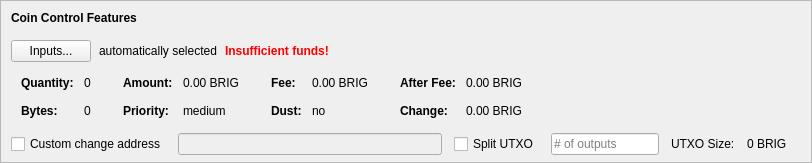
    <widget class="QFrame" name="frameCoinControl">
     <property name="sizePolicy">
      <sizepolicy hsizetype="Expanding" vsizetype="Expanding">
       <horstretch>0</horstretch>
       <verstretch>0</verstretch>
      </sizepolicy>
     </property>
     <property name="maximumSize">
      <size>
       <width>16777215</width>
       <height>16777215</height>
      </size>
     </property>
     <property name="frameShape">
      <enum>QFrame::StyledPanel</enum>
     </property>
     <property name="frameShadow">
      <enum>QFrame::Sunken</enum>
     </property>
     <layout class="QVBoxLayout" name="verticalLayoutCoinControl2">
      <property name="spacing">
       <number>0</number>
      </property>
      <property name="leftMargin">
       <number>0</number>
      </property>
      <property name="topMargin">
       <number>0</number>
      </property>
      <property name="rightMargin">
       <number>0</number>
      </property>
      <property name="bottomMargin">
       <number>6</number>
      </property>
      <item>
       <layout class="QVBoxLayout" name="verticalLayoutCoinControl" stretch="0,0,0,0,1">
        <property name="spacing">
         <number>0</number>
        </property>
        <property name="leftMargin">
         <number>10</number>
        </property>
        <property name="topMargin">
         <number>10</number>
        </property>
        <item>
         <layout class="QHBoxLayout" name="horizontalLayoutCoinControl1">
          <property name="bottomMargin">
           <number>15</number>
          </property>
          <item>
           <widget class="QLabel" name="labelCoinControlFeatures">
            <property name="sizePolicy">
             <sizepolicy hsizetype="Preferred" vsizetype="Maximum">
              <horstretch>0</horstretch>
              <verstretch>0</verstretch>
             </sizepolicy>
            </property>
            <property name="font">
             <font>
              <weight>75</weight>
              <bold>true</bold>
             </font>
            </property>
            <property name="styleSheet">
             <string notr="true">font-weight:bold;</string>
            </property>
            <property name="text">
             <string>Coin Control Features</string>
            </property>
           </widget>
          </item>
         </layout>
        </item>
        <item>
         <layout class="QHBoxLayout" name="horizontalLayoutCoinControl2" stretch="0,0,0,0">
          <property name="spacing">
           <number>8</number>
          </property>
          <property name="bottomMargin">
           <number>10</number>
          </property>
          <item>
           <widget class="QPushButton" name="pushButtonCoinControl">
            <property name="styleSheet">
             <string notr="true"/>
            </property>
            <property name="text">
             <string>Inputs...</string>
            </property>
            <property name="autoDefault">
             <bool>false</bool>
            </property>
           </widget>
          </item>
          <item>
           <widget class="QLabel" name="labelCoinControlAutomaticallySelected">
            <property name="text">
             <string>automatically selected</string>
            </property>
            <property name="margin">
             <number>5</number>
            </property>
           </widget>
          </item>
          <item>
           <widget class="QLabel" name="labelCoinControlInsuffFunds">
            <property name="font">
             <font>
              <weight>75</weight>
              <bold>true</bold>
             </font>
            </property>
            <property name="styleSheet">
             <string notr="true">color:red;font-weight:bold;</string>
            </property>
            <property name="text">
             <string>Insufficient funds!</string>
            </property>
            <property name="margin">
             <number>5</number>
            </property>
           </widget>
          </item>
          <item>
           <spacer name="horizontalSpacerCoinControl">
            <property name="orientation">
             <enum>Qt::Horizontal</enum>
            </property>
            <property name="sizeHint" stdset="0">
             <size>
              <width>40</width>
              <height>1</height>
             </size>
            </property>
           </spacer>
          </item>
         </layout>
        </item>
        <item>
         <widget class="QWidget" name="widgetCoinControl" native="true">
          <property name="sizePolicy">
           <sizepolicy hsizetype="Preferred" vsizetype="Preferred">
            <horstretch>0</horstretch>
            <verstretch>0</verstretch>
           </sizepolicy>
          </property>
          <property name="minimumSize">
           <size>
            <width>0</width>
            <height>0</height>
           </size>
          </property>
          <property name="styleSheet">
           <string notr="true"/>
          </property>
          <layout class="QHBoxLayout" name="horizontalLayoutCoinControl5">
           <property name="leftMargin">
            <number>0</number>
           </property>
           <property name="topMargin">
            <number>0</number>
           </property>
           <property name="rightMargin">
            <number>0</number>
           </property>
           <property name="bottomMargin">
            <number>0</number>
           </property>
           <item>
            <layout class="QHBoxLayout" name="horizontalLayoutCoinControl3" stretch="0,0,0,1">
             <property name="spacing">
              <number>20</number>
             </property>
             <property name="topMargin">
              <number>0</number>
             </property>
             <property name="bottomMargin">
              <number>10</number>
             </property>
             <item>
              <layout class="QFormLayout" name="formLayoutCoinControl1">
               <property name="horizontalSpacing">
                <number>10</number>
               </property>
               <property name="verticalSpacing">
                <number>14</number>
               </property>
               <property name="leftMargin">
                <number>10</number>
               </property>
               <property name="topMargin">
                <number>4</number>
               </property>
               <property name="rightMargin">
                <number>6</number>
               </property>
               <item row="0" column="0">
                <widget class="QLabel" name="labelCoinControlQuantityText">
                 <property name="font">
                  <font>
                   <weight>75</weight>
                   <bold>true</bold>
                  </font>
                 </property>
                 <property name="text">
                  <string>Quantity:</string>
                 </property>
                 <property name="margin">
                  <number>0</number>
                 </property>
                </widget>
               </item>
               <item row="0" column="1">
                <widget class="QLabel" name="labelCoinControlQuantity">
                 <property name="cursor">
                  <cursorShape>IBeamCursor</cursorShape>
                 </property>
                 <property name="contextMenuPolicy">
                  <enum>Qt::ActionsContextMenu</enum>
                 </property>
                 <property name="text">
                  <string notr="true">0</string>
                 </property>
                 <property name="margin">
                  <number>0</number>
                 </property>
                 <property name="textInteractionFlags">
                  <set>Qt::LinksAccessibleByMouse|Qt::TextSelectableByKeyboard|Qt::TextSelectableByMouse</set>
                 </property>
                </widget>
               </item>
               <item row="1" column="0">
                <widget class="QLabel" name="labelCoinControlBytesText">
                 <property name="font">
                  <font>
                   <weight>75</weight>
                   <bold>true</bold>
                  </font>
                 </property>
                 <property name="text">
                  <string>Bytes:</string>
                 </property>
                </widget>
               </item>
               <item row="1" column="1">
                <widget class="QLabel" name="labelCoinControlBytes">
                 <property name="cursor">
                  <cursorShape>IBeamCursor</cursorShape>
                 </property>
                 <property name="contextMenuPolicy">
                  <enum>Qt::ActionsContextMenu</enum>
                 </property>
                 <property name="text">
                  <string notr="true">0</string>
                 </property>
                 <property name="textInteractionFlags">
                  <set>Qt::LinksAccessibleByMouse|Qt::TextSelectableByKeyboard|Qt::TextSelectableByMouse</set>
                 </property>
                </widget>
               </item>
              </layout>
             </item>
             <item>
              <layout class="QFormLayout" name="formLayoutCoinControl2">
               <property name="horizontalSpacing">
                <number>10</number>
               </property>
               <property name="verticalSpacing">
                <number>14</number>
               </property>
               <property name="leftMargin">
                <number>6</number>
               </property>
               <property name="topMargin">
                <number>4</number>
               </property>
               <property name="rightMargin">
                <number>6</number>
               </property>
               <item row="0" column="0">
                <widget class="QLabel" name="labelCoinControlAmountText">
                 <property name="font">
                  <font>
                   <weight>75</weight>
                   <bold>true</bold>
                  </font>
                 </property>
                 <property name="text">
                  <string>Amount:</string>
                 </property>
                 <property name="margin">
                  <number>0</number>
                 </property>
                </widget>
               </item>
               <item row="0" column="1">
                <widget class="QLabel" name="labelCoinControlAmount">
                 <property name="cursor">
                  <cursorShape>IBeamCursor</cursorShape>
                 </property>
                 <property name="contextMenuPolicy">
                  <enum>Qt::ActionsContextMenu</enum>
                 </property>
                 <property name="text">
                  <string notr="true">0.00 BRIG</string>
                 </property>
                 <property name="textInteractionFlags">
                  <set>Qt::LinksAccessibleByMouse|Qt::TextSelectableByKeyboard|Qt::TextSelectableByMouse</set>
                 </property>
                </widget>
               </item>
               <item row="1" column="0">
                <widget class="QLabel" name="labelCoinControlPriorityText">
                 <property name="font">
                  <font>
                   <weight>75</weight>
                   <bold>true</bold>
                  </font>
                 </property>
                 <property name="text">
                  <string>Priority:</string>
                 </property>
                </widget>
               </item>
               <item row="1" column="1">
                <widget class="QLabel" name="labelCoinControlPriority">
                 <property name="cursor">
                  <cursorShape>IBeamCursor</cursorShape>
                 </property>
                 <property name="contextMenuPolicy">
                  <enum>Qt::ActionsContextMenu</enum>
                 </property>
                 <property name="text">
                  <string>medium</string>
                 </property>
                 <property name="textInteractionFlags">
                  <set>Qt::LinksAccessibleByMouse|Qt::TextSelectableByKeyboard|Qt::TextSelectableByMouse</set>
                 </property>
                </widget>
               </item>
              </layout>
             </item>
             <item>
              <layout class="QFormLayout" name="formLayoutCoinControl3">
               <property name="horizontalSpacing">
                <number>10</number>
               </property>
               <property name="verticalSpacing">
                <number>14</number>
               </property>
               <property name="leftMargin">
                <number>6</number>
               </property>
               <property name="topMargin">
                <number>4</number>
               </property>
               <property name="rightMargin">
                <number>6</number>
               </property>
               <item row="0" column="0">
                <widget class="QLabel" name="labelCoinControlFeeText">
                 <property name="font">
                  <font>
                   <weight>75</weight>
                   <bold>true</bold>
                  </font>
                 </property>
                 <property name="text">
                  <string>Fee:</string>
                 </property>
                 <property name="margin">
                  <number>0</number>
                 </property>
                </widget>
               </item>
               <item row="0" column="1">
                <widget class="QLabel" name="labelCoinControlFee">
                 <property name="cursor">
                  <cursorShape>IBeamCursor</cursorShape>
                 </property>
                 <property name="contextMenuPolicy">
                  <enum>Qt::ActionsContextMenu</enum>
                 </property>
                 <property name="text">
                  <string notr="true">0.00 BRIG</string>
                 </property>
                 <property name="textInteractionFlags">
                  <set>Qt::LinksAccessibleByMouse|Qt::TextSelectableByKeyboard|Qt::TextSelectableByMouse</set>
                 </property>
                </widget>
               </item>
               <item row="1" column="0">
                <widget class="QLabel" name="labelCoinControlLowOutputText">
                 <property name="font">
                  <font>
                   <weight>75</weight>
                   <bold>true</bold>
                  </font>
                 </property>
                 <property name="text">
                  <string>Dust:</string>
                 </property>
                </widget>
               </item>
               <item row="1" column="1">
                <widget class="QLabel" name="labelCoinControlLowOutput">
                 <property name="cursor">
                  <cursorShape>IBeamCursor</cursorShape>
                 </property>
                 <property name="contextMenuPolicy">
                  <enum>Qt::ActionsContextMenu</enum>
                 </property>
                 <property name="text">
                  <string>no</string>
                 </property>
                 <property name="textInteractionFlags">
                  <set>Qt::LinksAccessibleByMouse|Qt::TextSelectableByKeyboard|Qt::TextSelectableByMouse</set>
                 </property>
                </widget>
               </item>
              </layout>
             </item>
             <item>
              <layout class="QFormLayout" name="formLayoutCoinControl4">
               <property name="horizontalSpacing">
                <number>10</number>
               </property>
               <property name="verticalSpacing">
                <number>14</number>
               </property>
               <property name="leftMargin">
                <number>6</number>
               </property>
               <property name="topMargin">
                <number>4</number>
               </property>
               <property name="rightMargin">
                <number>6</number>
               </property>
               <item row="0" column="0">
                <widget class="QLabel" name="labelCoinControlAfterFeeText">
                 <property name="font">
                  <font>
                   <weight>75</weight>
                   <bold>true</bold>
                  </font>
                 </property>
                 <property name="text">
                  <string>After Fee:</string>
                 </property>
                 <property name="margin">
                  <number>0</number>
                 </property>
                </widget>
               </item>
               <item row="0" column="1">
                <widget class="QLabel" name="labelCoinControlAfterFee">
                 <property name="cursor">
                  <cursorShape>IBeamCursor</cursorShape>
                 </property>
                 <property name="contextMenuPolicy">
                  <enum>Qt::ActionsContextMenu</enum>
                 </property>
                 <property name="text">
                  <string notr="true">0.00 BRIG</string>
                 </property>
                 <property name="textInteractionFlags">
                  <set>Qt::LinksAccessibleByMouse|Qt::TextSelectableByKeyboard|Qt::TextSelectableByMouse</set>
                 </property>
                </widget>
               </item>
               <item row="1" column="0">
                <widget class="QLabel" name="labelCoinControlChangeText">
                 <property name="font">
                  <font>
                   <weight>75</weight>
                   <bold>true</bold>
                  </font>
                 </property>
                 <property name="text">
                  <string>Change:</string>
                 </property>
                </widget>
               </item>
               <item row="1" column="1">
                <widget class="QLabel" name="labelCoinControlChange">
                 <property name="cursor">
                  <cursorShape>IBeamCursor</cursorShape>
                 </property>
                 <property name="contextMenuPolicy">
                  <enum>Qt::ActionsContextMenu</enum>
                 </property>
                 <property name="text">
                  <string notr="true">0.00 BRIG</string>
                 </property>
                 <property name="textInteractionFlags">
                  <set>Qt::LinksAccessibleByMouse|Qt::TextSelectableByKeyboard|Qt::TextSelectableByMouse</set>
                 </property>
                </widget>
               </item>
              </layout>
             </item>
            </layout>
           </item>
          </layout>
         </widget>
        </item>
        <item>
         <layout class="QHBoxLayout" name="horizontalLayoutCoinControl4" stretch="0,0,0,0,0,0,0">
          <property name="spacing">
           <number>12</number>
          </property>
          <property name="sizeConstraint">
           <enum>QLayout::SetDefaultConstraint</enum>
          </property>
          <property name="topMargin">
           <number>5</number>
          </property>
          <property name="rightMargin">
           <number>5</number>
          </property>
          <item>
           <widget class="QCheckBox" name="checkBoxCoinControlChange">
            <property name="toolTip">
             <string>If this is activated, but the change address is empty or invalid, change will be sent to a newly generated address.</string>
            </property>
            <property name="text">
             <string>Custom change address</string>
            </property>
           </widget>
          </item>
          <item>
           <widget class="QValidatedLineEdit" name="lineEditCoinControlChange">
            <property name="enabled">
             <bool>false</bool>
            </property>
            <property name="sizePolicy">
             <sizepolicy hsizetype="Expanding" vsizetype="Fixed">
              <horstretch>0</horstretch>
              <verstretch>0</verstretch>
             </sizepolicy>
            </property>
           </widget>
          </item>
          <item>
           <widget class="QCheckBox" name="splitBlockCheckBox">
            <property name="text">
             <string>Split UTXO</string>
            </property>
           </widget>
          </item>
          <item>
           <widget class="QLineEdit" name="splitBlockLineEdit">
            <property name="sizePolicy">
             <sizepolicy hsizetype="Fixed" vsizetype="Fixed">
              <horstretch>50</horstretch>
              <verstretch>0</verstretch>
             </sizepolicy>
            </property>
            <property name="placeholderText">
             <string># of outputs</string>
            </property>
           </widget>
          </item>
          <item>
           <widget class="QLabel" name="labelBlockSizeText">
            <property name="text">
             <string>UTXO Size:</string>
            </property>
           </widget>
          </item>
          <item>
           <widget class="QLabel" name="labelBlockSize">
            <property name="text">
             <string>0 BRIG</string>
            </property>
           </widget>
          </item>
          <item>
           <widget class="QLabel" name="labelCoinControlChangeLabel">
            <property name="sizePolicy">
             <sizepolicy hsizetype="Preferred" vsizetype="Expanding">
              <horstretch>0</horstretch>
              <verstretch>0</verstretch>
             </sizepolicy>
            </property>
            <property name="minimumSize">
             <size>
              <width>0</width>
              <height>0</height>
             </size>
            </property>
            <property name="text">
             <string/>
            </property>
            <property name="margin">
             <number>3</number>
            </property>
           </widget>
          </item>
         </layout>
        </item>
        <item>
         <spacer name="verticalSpacerCoinControl">
          <property name="orientation">
           <enum>Qt::Vertical</enum>
          </property>
          <property name="sizeHint" stdset="0">
           <size>
            <width>800</width>
            <height>1</height>
           </size>
          </property>
         </spacer>
        </item>
       </layout>
      </item>
     </layout>
    </widget>
